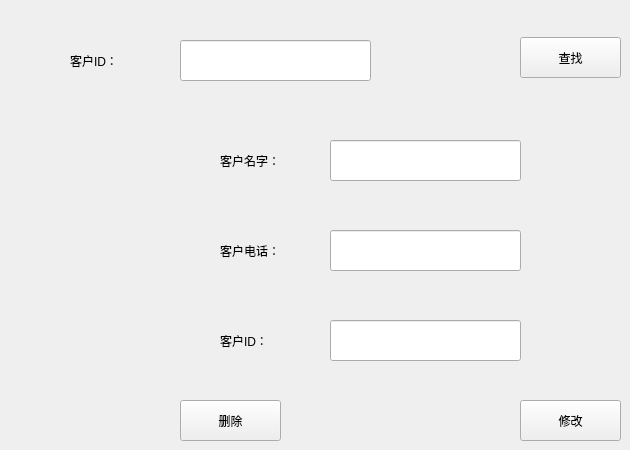
      <widget class="QWidget" name="tab_11">
       <attribute name="title">
        <string>编辑客户</string>
       </attribute>
       <widget class="QLabel" name="label_42">
        <property name="geometry">
         <rect>
          <x>220</x>
          <y>140</y>
          <width>111</width>
          <height>41</height>
         </rect>
        </property>
        <property name="text">
         <string>客户名字：</string>
        </property>
       </widget>
       <widget class="QLineEdit" name="lineEdit_edit_number">
        <property name="geometry">
         <rect>
          <x>330</x>
          <y>320</y>
          <width>191</width>
          <height>41</height>
         </rect>
        </property>
       </widget>
       <widget class="QLabel" name="label_43">
        <property name="geometry">
         <rect>
          <x>220</x>
          <y>230</y>
          <width>111</width>
          <height>41</height>
         </rect>
        </property>
        <property name="text">
         <string>客户电话：</string>
        </property>
       </widget>
       <widget class="QLineEdit" name="lineEdit_edit_tel">
        <property name="geometry">
         <rect>
          <x>330</x>
          <y>230</y>
          <width>191</width>
          <height>41</height>
         </rect>
        </property>
       </widget>
       <widget class="QLabel" name="label_44">
        <property name="geometry">
         <rect>
          <x>220</x>
          <y>320</y>
          <width>111</width>
          <height>41</height>
         </rect>
        </property>
        <property name="text">
         <string>客户ID：</string>
        </property>
       </widget>
       <widget class="QLineEdit" name="lineEdit_edit_name">
        <property name="geometry">
         <rect>
          <x>330</x>
          <y>140</y>
          <width>191</width>
          <height>41</height>
         </rect>
        </property>
       </widget>
       <widget class="QLabel" name="label_51">
        <property name="geometry">
         <rect>
          <x>70</x>
          <y>40</y>
          <width>111</width>
          <height>41</height>
         </rect>
        </property>
        <property name="text">
         <string>客户ID：</string>
        </property>
       </widget>
       <widget class="QLineEdit" name="lineEdit_client_search">
        <property name="geometry">
         <rect>
          <x>180</x>
          <y>40</y>
          <width>191</width>
          <height>41</height>
         </rect>
        </property>
       </widget>
       <widget class="QPushButton" name="pushButton_search">
        <property name="geometry">
         <rect>
          <x>520</x>
          <y>37</y>
          <width>101</width>
          <height>41</height>
         </rect>
        </property>
        <property name="text">
         <string>查找</string>
        </property>
       </widget>
       <widget class="QPushButton" name="pushButton_client_del">
        <property name="geometry">
         <rect>
          <x>180</x>
          <y>400</y>
          <width>101</width>
          <height>41</height>
         </rect>
        </property>
        <property name="text">
         <string>删除</string>
        </property>
       </widget>
       <widget class="QPushButton" name="pushButton_client_change">
        <property name="geometry">
         <rect>
          <x>520</x>
          <y>400</y>
          <width>101</width>
          <height>41</height>
         </rect>
        </property>
        <property name="text">
         <string>修改</string>
        </property>
       </widget>
       <widget class="QLabel" name="label_edit_tel">
        <property name="geometry">
         <rect>
          <x>320</x>
          <y>280</y>
          <width>211</width>
          <height>31</height>
         </rect>
        </property>
        <property name="text">
         <string/>
        </property>
        <property name="textFormat">
         <enum>Qt::AutoText</enum>
        </property>
       </widget>
      </widget>
